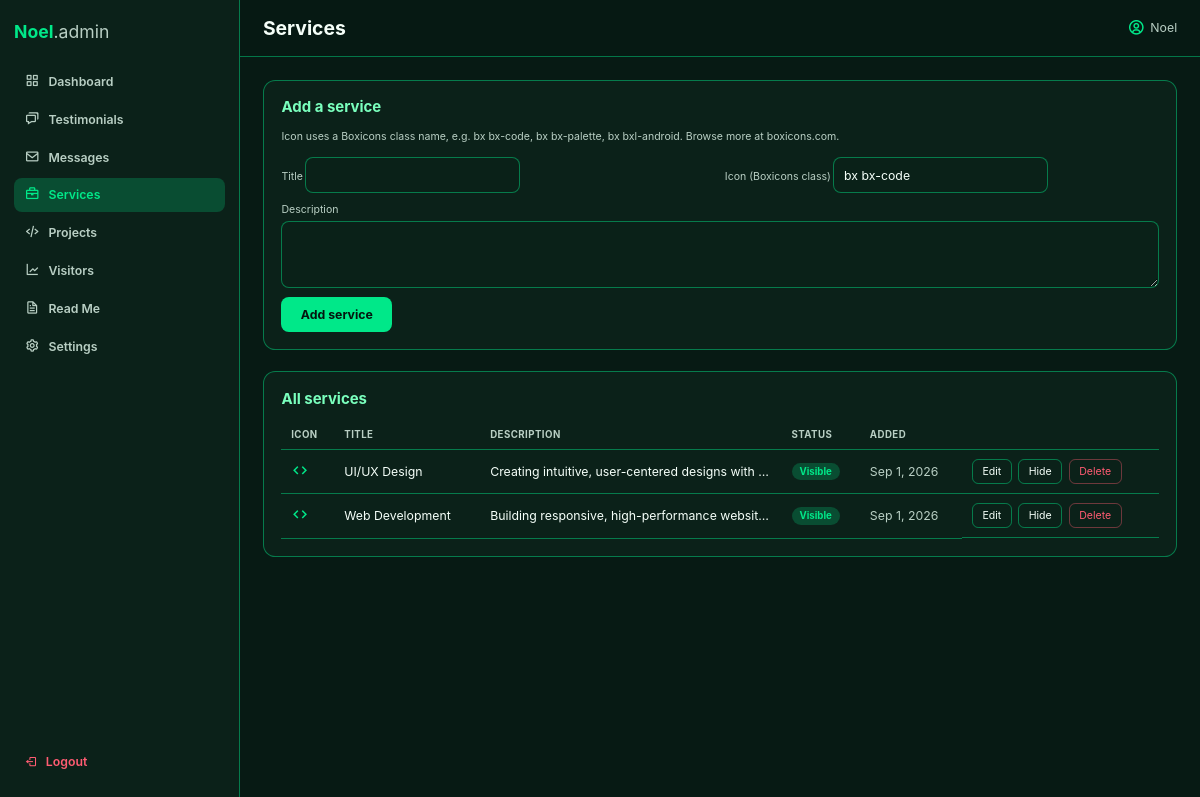
Screenshot of /admin_services.php (signed in) with the database file from the repository.
### tables this page shows
CREATE TABLE `portfolio_services` (
  `ServiceID` int(11) NOT NULL,
  `Title` varchar(150) NOT NULL,
  `Description` text NOT NULL,
  `Icon` varchar(100) DEFAULT NULL,
  `Status` enum('Visible','Hidden') DEFAULT 'Visible',
  `CreatedAt` timestamp NOT NULL DEFAULT current_timestamp()
);

### admin_helpers.php (called while the page is built, shortened)
<?php
function e(mixed $value): string
{
    return htmlspecialchars((string) $value, ENT_QUOTES, "UTF-8");
}

### admin_services.php (the view, shortened to what this page needs)
<?php
require_once "admin_helpers.php";
require_once "db.php";
$adminName = $_SESSION["admin_name"] ?? "Admin";
$editing = null;
$services = $conn->query("SELECT * FROM portfolio_services ORDER BY ServiceID DESC");
?>
<!DOCTYPE html>
<html lang="en">
<head>
    <link rel="stylesheet" href="css/boxicons.min.css">
    <link rel="stylesheet" href="css/style.css">
    <link rel="stylesheet" href="css/admin.css">
</head>
<body>
<div class="admin-shell">
    <aside class="admin-sidebar" id="admin-sidebar">
        <div class="admin-logo">Noel<span>.admin</span></div>
        <nav class="admin-nav">
            <a href="admin_dashboard.php"><i class="bx bx-grid-alt"></i> Dashboard</a>
            <a href="admin_testimonials.php"><i class="bx bx-chat"></i> Testimonials</a>
            <a href="admin_messages.php"><i class="bx bx-envelope"></i> Messages</a>
            <a href="admin_services.php" class="active"><i class="bx bx-briefcase"></i> Services</a>
            <a href="admin_projects.php"><i class="bx bx-code-alt"></i> Projects</a>
            <a href="admin_visitors.php"><i class="bx bx-line-chart"></i> Visitors</a>
            <a href="admin_readme.php"><i class="bx bx-file"></i> Read Me</a>
            <a href="admin_settings.php"><i class="bx bx-cog"></i> Settings</a>
        </nav>
        <a href="admin_logout.php" class="admin-logout"><i class="bx bx-log-out"></i> Logout</a>
    </aside>
    <div class="admin-main">
        <header class="admin-topbar">
            <h1>Services</h1>
            <div class="admin-user">
                <i class="bx bx-user-circle"></i>
                <?php echo e($adminName); ?>
            </div>
        </header>
        <main class="admin-content">
            <div class="admin-panel">
                <h2><?php echo $editing ? "Edit service" : "Add a service"; ?></h2>
                <?php if (!$editing): ?>
                    <p class="muted" style="margin-bottom: 1.2rem;">
                        Icon uses a Boxicons class name, e.g. <code>bx bx-code</code>, <code>bx bx-palette</code>,
                        <code>bx bxl-android</code>. Browse more at boxicons.com.
                    </p>
                <?php endif; ?>
                <form method="POST" class="admin-form">
                    <div class="form-row">
                        <div>
                            <label>Title</label>
                            <input type="text" name="title" required value="<?php echo e($editing["Title"] ?? ""); ?>">
                        </div>
                        <div>
                            <label>Icon (Boxicons class)</label>
                            <input type="text" name="icon" value="<?php echo e($editing["Icon"] ?? "bx bx-code"); ?>">
                        </div>
                    </div>
                    <label>Description</label>
                    <textarea name="description" rows="3" required><?php echo e($editing["Description"] ?? ""); ?></textarea>
                    <div class="row-actions">
                        <button type="submit" class="btn-primary"><?php echo $editing ? "Save changes" : "Add service"; ?></button>
                    </div>
                </form>
            </div>
            <div class="admin-panel">
                <h2>All services</h2>
                <table class="admin-table">
                    <thead>
                        <tr>
                            <th>Icon</th>
                            <th>Title</th>
                            <th>Description</th>
                            <th>Status</th>
                            <th>Added</th>
                            <th></th>
                        </tr>
                    </thead>
                    <tbody>
                        <?php if ($services && $services->num_rows > 0): ?>
                            <?php while ($s = $services->fetch_assoc()): ?>
                                <tr>
                                    <td><i class="<?php echo e($s["Icon"] ?: "bx bx-code"); ?>" style="font-size: 2rem; color: var(--main-color);"></i></td>
                                    <td><?php echo e($s["Title"]); ?></td>
                                    <td class="truncate"><?php echo e($s["Description"]); ?></td>
                                    <td>
                                        <span class="badge <?php echo $s["Status"] === "Visible" ? "badge-green" : "badge-gray"; ?>">
                                            <?php echo e($s["Status"]); ?>
                                        </span>
                                    </td>
                                    <td class="muted"><?php echo e(date("M j, Y", strtotime($s["CreatedAt"]))); ?></td>
                                    <td class="row-actions">
                                        <a href="admin_services.php?edit=<?php echo (int) $s["ServiceID"]; ?>" class="btn-small">Edit</a>
                                        <form method="POST">
                                            <button type="submit" class="btn-small"><?php echo $s["Status"] === "Visible" ? "Hide" : "Show"; ?></button>
                                        </form>
                                        <form method="POST" onsubmit="return confirm('Delete this service?');">
                                            <button type="submit" class="btn-small btn-danger">Delete</button>
                                        </form>
                                    </td>
                                </tr>
                            <?php endwhile; ?>
                        <?php else: ?>
                            <tr><td colspan="6">No services yet.</td></tr>
                        <?php endif; ?>
                    </tbody>
                </table>
            </div>
        </main>
    </div>
</div>
</body>
</html>

### css/style.css (style rules this page uses)
* { margin: 0; padding: 0; box-sizing: border-box; text-decoration: none; border: none; outline: none; scroll-behavior: smooth; font-family: -apple-system, BlinkMacSystemFont, "Segoe UI", Roboto, Arial, sans-serif; }
.bx, [class^="bx-"], [class*=" bx-"] { font-family: "boxicons" !important; font-style: normal; font-weight: normal; font-variant: normal; text-transform: none; line-height: 1; -webkit-font-smoothing: antialiased; -moz-osx-font-smoothing: grayscale; }
html { font-size: 62.5%; overflow-x: hidden; }
body { background-color: var(--bg-color); color: var(--text-color); transition: background-color 0.4s ease, color 0.4s ease; }
h1, h2, h3, h4, h5, h6, p { color: var(--text-color); transition: color 0.4s ease; }
p { line-height: 1.7; }
:root { --bg-color: #071a14; --snd-bg-color: #102c21; --card-color: #0b2119; --text-color: #f5fff9; --muted-text-color: #b9cfc4; --main-color: #00e889; --accent-color: #7affbd; --border-color: rgba(0, 232, 137, 0.45); --input-bg: #0a2118; --header-bg: rgba(7, 26, 20, 0.96); --shadow-color: rgba(0, 232, 137, 0.22); }
span { color: var(--main-color); }
@media (max-width: 1200px) { html { font-size: 55%; } }

### rows the page displays
portfolio_services: Title "UI/UX Design", Description "Creating intuitive, user-centered designs with…", Status "Visible", CreatedAt "Sep 1, 2026", shows "Hide"
portfolio_services: Title "Web Development", Description "Building responsive, high-performance websit…", Status "Visible", CreatedAt "Sep 1, 2026", shows "Hide"

### other values shown
$adminName "Noel"
